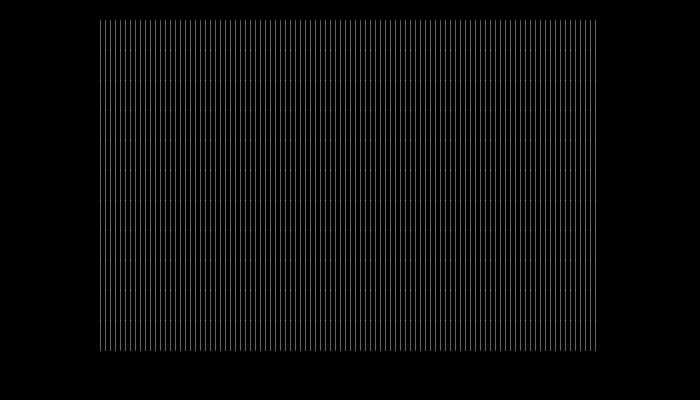
Frame 1 (no input)
Frame 60 (the mouse pressed at the canvas centre just before this capture): identical to frame 1, image omitted
Frame 120 (the mouse held since frame 60 and released just before this capture): identical to frame 1, image omitted

The Processing sketch that drew this single still picture (run headless with seeded random() and noise(); from frame 60 on, the mouse is pressed at the canvas centre):

// Processing sketch: processing_41011
// ── processing_41011.pde

int amount = 100;
int linesize = 12;

float xp[][] = new float[amount][linesize];
float yp[][] = new float[amount][linesize];

float xdisplace[][] = new float[amount][linesize];
float mySize = 0;

void setup()
{
  background(0);
  size(700,400);
  fill(255);
  smooth();
  stroke(255,255,255,100);



  for(int i = 0; i < amount; i=i+1) {
    for(int j = 0; j < linesize; j=j+1) {
      xp[i][j] = 100+5*i;
      yp[i][j] = j*30+20;
      xdisplace[i][j] = 0;
    }
  }
}

void draw()
{
  background(0);
  fill(255,255,255,100);

  for(int i = 0; i < amount; i=i+1) {
    for(int j = 0; j < linesize; j=j+1) {
      
      if(mousePressed == false){
      if(j > 0) {
        if(dist(mouseX,mouseY,xp[i][j],yp[i][j]) < 100) {
          float xdist = (xp[i][j] - mouseX)/20;
          xp[i][j] = xp[i][j] + xdist;
          xdisplace[i][j] = xdisplace[i][j] + xdist;
        }

        xp[i][j] = xp[i][j] - (xdisplace[i][j]/20);  
        xdisplace[i][j] = xdisplace[i][j] - (xdisplace[i][j]/20);
      }
      }
      
      if(j > 0) {
        if(mousePressed) {
          if(dist(mouseX,mouseY,xp[i][j],yp[i][j]) < 2.5 ) {
            //println("Hi X: " + xp[i][j] + " Y: " + yp[i][j]);
            xp[i][j] = mouseX;
          }
        }
        
        line(xp[i][j], yp[i][j], xp[i][j-1], yp[i][j-1]);
      }
      
      ellipse(xp[i][j],yp[i][j],mySize,mySize);
    }
  }
}
